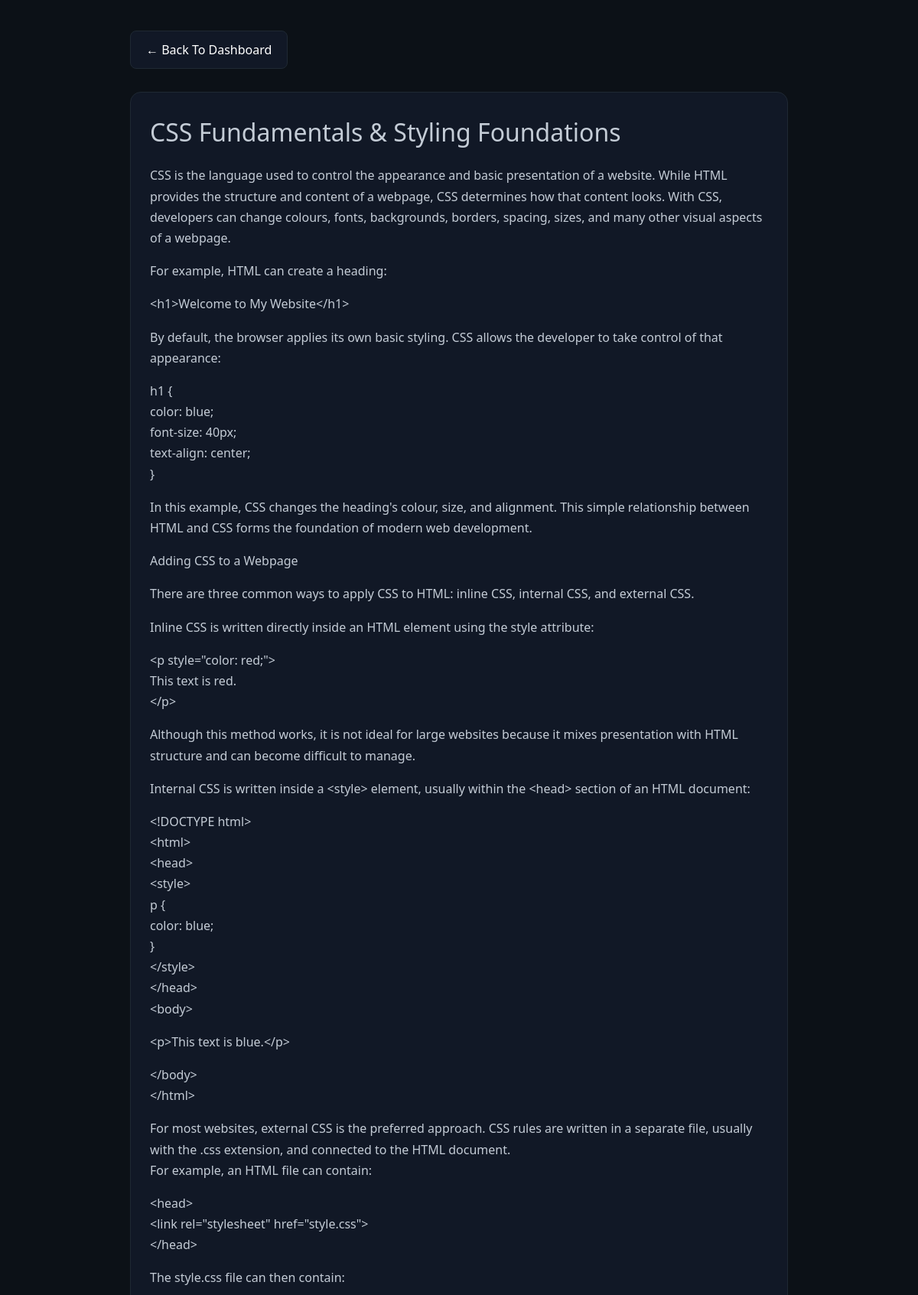
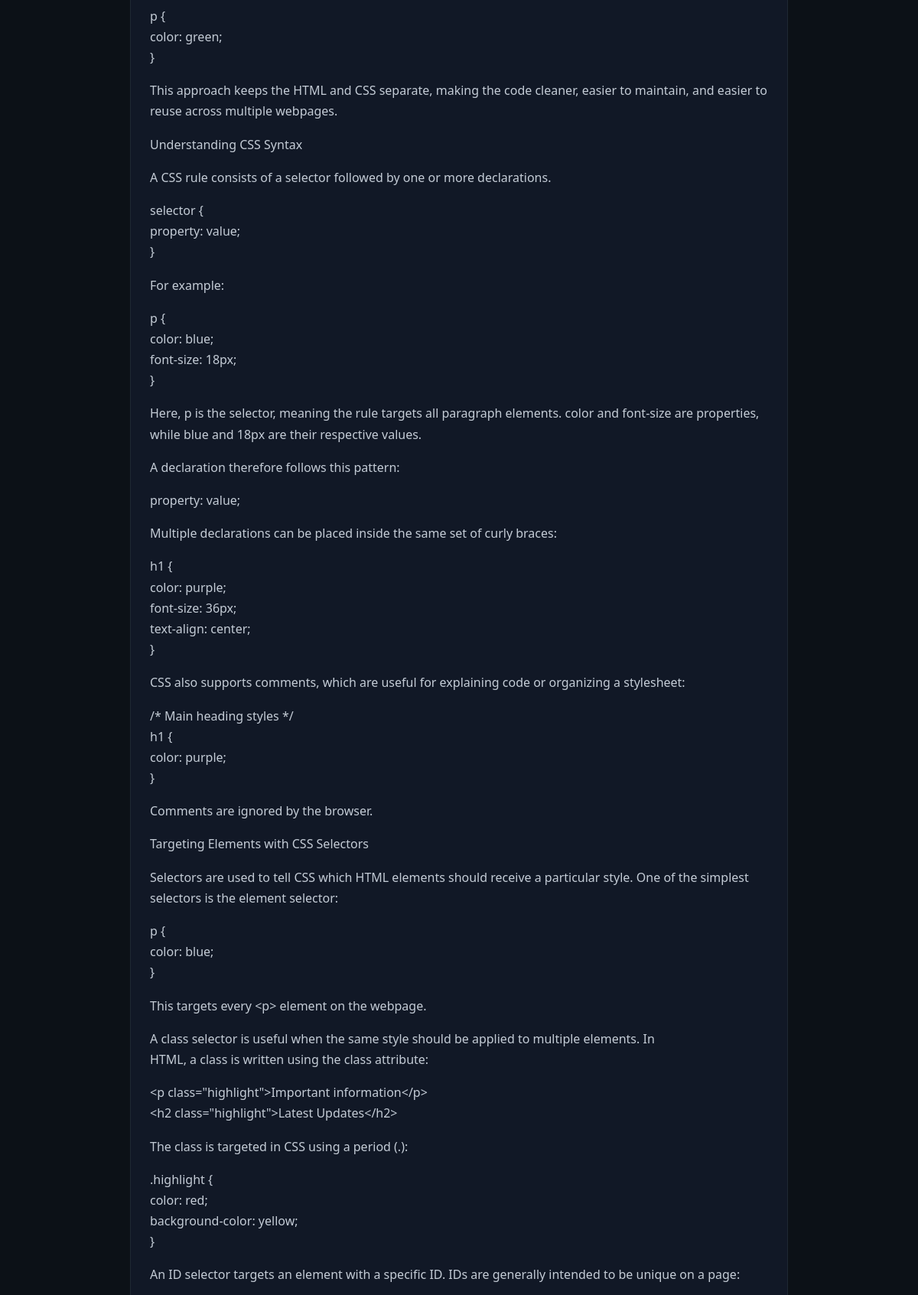
Screenshot of /courses/module/11/ (signed in, upper part) with the database file from the repository (2 pictures, top to bottom).
### courses/models.py (models this page shows, shortened)
class Module(models.Model):
    course = models.ForeignKey(Course, on_delete=models.CASCADE, related_name="modules")
    title = models.CharField(max_length=200)
    content = models.TextField()
    order = models.IntegerField()
    class_url = models.URLField(blank=True, null=True)
    class_date = models.DateTimeField(null=True, blank=True)
    class Meta:
        ordering = ["order"]

### courses/views.py (the view, shortened to what this page needs)
@login_required
def module_detail(request, module_id):
    module = get_object_or_404(Module, id=module_id)
    course = module.course
    assignment = Assignment.objects.filter(module=module).first()
    enrolled = False
    access, created = ModuleAccess.objects.get_or_create(
        user=request.user,
        module=module,
        defaults={
            "deadline": timezone.now() + timedelta(days=5)
        }
    )
    submitted = Submission.objects.filter(
    student=request.user,
    assignment__module=module
    )
    total_assignments = Assignment.objects.filter(
    module=module
    ).count()
    if request.user.is_authenticated:
        enrolled = Enrollment.objects.filter(
            user=request.user,
            course=course
        ).exists()
    if course.price > 0 and not enrolled:
        return redirect("initiate_payment", course_id=course.id)
    context = {
        "module": module,
        "course": course,
        "assignment": assignment,
        "deadline": access.deadline
    }
    return render(request, "courses/course_modules.html", context)

### courses/templates/courses/course_modules.html (shortened to what this page needs)
{% extends "base.html" %}
{% block content %}
<div class="container">
<a href="{% url 'courses:student_portal' %}" class="back-btn">
← Back To Dashboard
</a>
<div class="content-box">
<h1>{{ module.title|linebreaks }}</h1>
<p>{{ module.content|linebreaks }}</p>
</div>
</div>
{% endblock %}

### courses/templates/courses/course_modules.html (style rules this page uses)
body { background:#0c1117; font-family:Segoe UI, sans-serif; color:white; margin:0; padding:0; }
.container { max-width:900px; margin:auto; padding:40px 20px; }
.back-btn { display:inline-flex; align-items:center; gap:8px; padding:12px 20px; background:#111826; border:1px solid #1f2933; border-radius:8px; color:white; text-decoration:none; margin-bottom:30px; transition:0.3s; }
.content-box { background:#111826; padding:25px; border-radius:14px; border:1px solid #1f2933; margin-bottom:25px; }
.content-box h1 { margin-top:0; font-size:32px; }
.content-box p { line-height:1.7; color:#c4ccd6; }

### rows the page displays
Module: title "CSS Fundamentals & Styling Foundations", content "CSS is the language used to control the appearance and basic presentation of a website. While HTML provides the structure and content of a webpage, CSS determines how that content looks. With CSS, developers can change colours, fonts, backgrounds, borders, spacing, sizes, and many other visual aspects of a webpage. For example, HTML can create a heading: <h1>Welcome to My Website</h1> By default, the browser applies its own basic styling. CSS allows the developer to take control of that appearance: h1 { color: blue; font-size: 40px; text-align: center; } In this example, CSS changes the heading's colour, size, and alignment. This simple relationship between HTML and CSS forms the foundation…"
